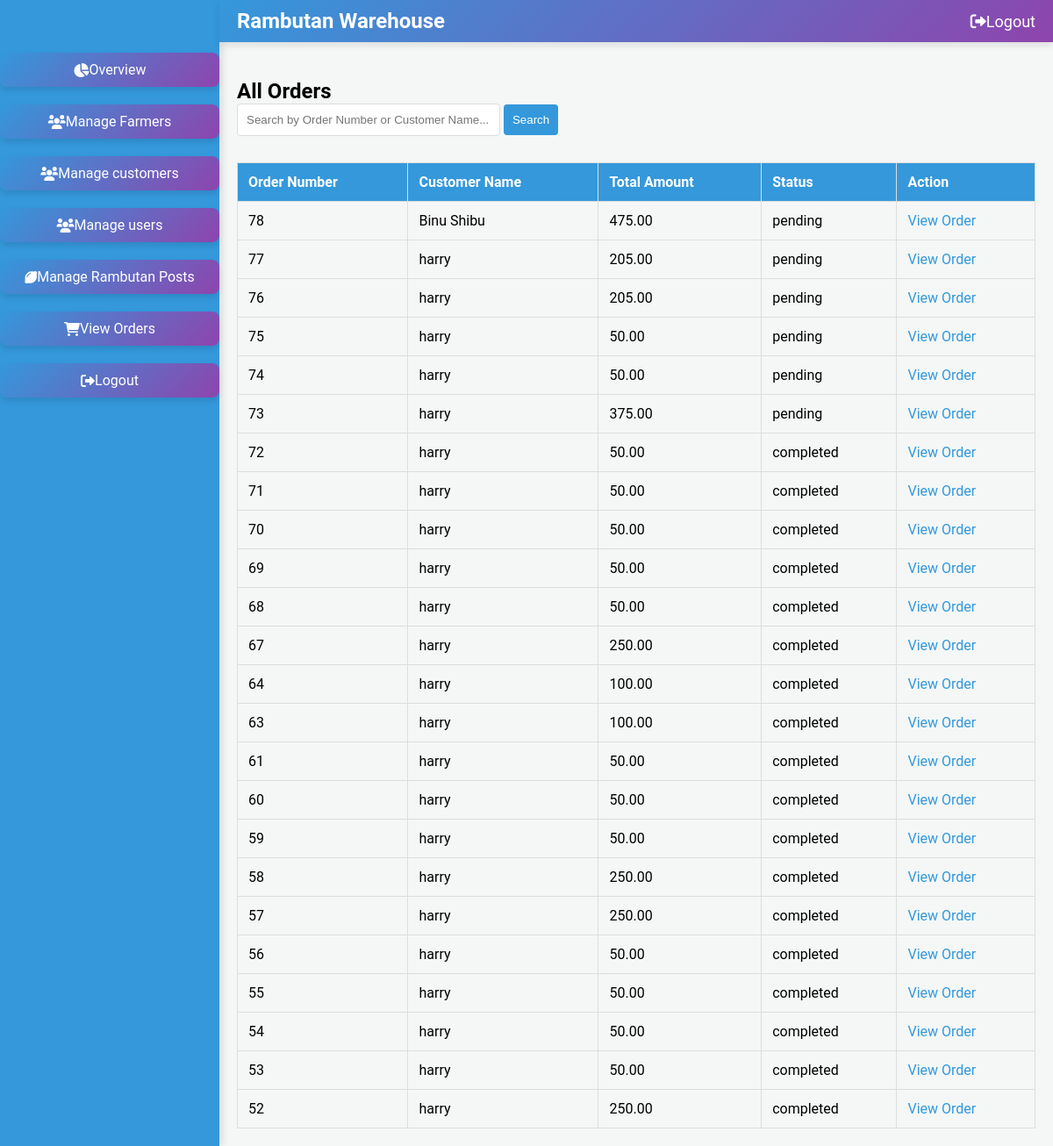
Screenshot of /orders/ with the database file from the repository.
### warehouse/models.py (models this page shows, shortened)
class Order(models.Model):
    billing_detail = models.ForeignKey(BillingDetail, on_delete=models.CASCADE, related_name='orders')
    user = models.ForeignKey(settings.AUTH_USER_MODEL, on_delete=models.CASCADE, related_name='orders')
    total_amount = models.DecimalField(max_digits=10, decimal_places=2)
    payment_method = models.CharField(max_length=50)
    order_number = models.AutoField(primary_key=True)
    razorpay_order_id = models.CharField(max_length=255, blank=True, null=True)
    razorpay_payment_id = models.CharField(max_length=255, blank=True, null=True)
    razorpay_signature = models.CharField(max_length=255, blank=True, null=True)
    PAYMENT_STATUS_CHOICES = [
        ('pending', 'Pending'),
        ('completed', 'Completed'),
        ('failed', 'Failed')
    ]
    payment_status = models.CharField(max_length=20, choices=PAYMENT_STATUS_CHOICES, default='pending')
    created_at = models.DateTimeField(default=timezone.now)
    STATUS_CHOICES = [
        ('cancelled','cancelled'),
        ('pending', 'Pending'),
        ('processed', 'Processed'),
        ('shipped', 'Shipped'),
        ('delivered', 'Delivered')
    ]
    order_status = models.CharField(max_length=20, choices=STATUS_CHOICES, default='pending')
    class Meta:
        ordering = ['-created_at']

class Registeruser(AbstractUser):
    username = models.EmailField(unique=True)
    name = models.CharField(max_length=50,default='noname')
    contact = models.CharField(max_length=250, blank=True)
    address = models.CharField(max_length=250, blank=True)
    place = models.CharField(max_length=100, blank=True)
    role = models.CharField(max_length=10, choices=ROLE_CHOICES)
    is_active = models.BooleanField(default=True)
    groups = models.ManyToManyField(
        Group,
        related_name='registeruser_set',  # Custom related_name
        blank=True,
        help_text='The groups this user belongs to. A user will get all permissions granted to each of their groups.'
    )
    user_permissions = models.ManyToManyField(
        Permission,
        related_name='registeruser_set',  # Custom related_name
        blank=True,
        help_text='Specific permissions for this user.'
    )

### warehouse/views.py (the view)
# urls.py: path('orders/', views.view_orders, name='view_orders'),
def view_orders(request):
    search_query = request.GET.get('search', '')
    if search_query:
        orders = Order.objects.filter(
            Q(order_number__icontains=search_query) |
            Q(user__name__icontains=search_query)
        )
    else:
        orders = Order.objects.all()
    context = {
        'orders': orders,
    }
    return render(request, 'view_orders.html', context)

### warehouse/templates/view_orders.html (shortened to what this page needs)
{% load static %}
<!DOCTYPE html>
<html lang="en">
<head>
    <link rel="stylesheet" href="https://cdnjs.cloudflare.com/ajax/libs/font-awesome/6.0.0-beta3/css/all.min.css">
    <link href="https://cdn.jsdelivr.net/npm/sweetalert2@11/dist/sweetalert2.min.css" rel="stylesheet">
</head>
<body>
    <div class="sidebar">
        <ul>
            <li><a href="{% url 'admin_dashboard' %}"><i class="fas fa-chart-pie"></i> Overview</a></li>
            <li><a href="{% url 'manage_farmers' %}"><i class="fas fa-users"></i> Manage Farmers</a></li>
            <li><a href="{% url 'manage_customers' %}"><i class="fas fa-users"></i> Manage customers</a></li>
            <li><a href="{% url 'manage_users' %}"><i class="fas fa-users"></i> Manage users</a></li>
            <li><a href="{% url 'manage_rambutan_posts' %}"><i class="fas fa-lemon"></i> Manage Rambutan Posts</a></li>
            <li><a href="{% url 'view_orders' %}"><i class="fas fa-shopping-cart"></i> View Orders</a></li>
            <li><a href="{% url 'logout' %}" id="sidebar-logout"><i class="fas fa-sign-out-alt"></i> Logout</a></li>
        </ul>
    </div>
    <div class="top-navbar">
        <div class="logo">
            <span class="logo-text">Rambutan Warehouse</span>
        </div>
        <ul>
            <li><a href="{% url 'logout' %}"><i class="fa fa-sign-out-alt"></i> Logout</a></li>
        </ul>
    </div>
    <div class="main">
        <h2>All Orders</h2>
        <div class="search-container">
            <form method="GET" action="">
                <input type="text" name="search" placeholder="Search by Order Number or Customer Name...">
                <button type="submit">Search</button>
            </form>
        </div>
        <div class="table-container">
            <table>
                <tr>
                    <th>Order Number</th>
                    <th>Customer Name</th>
                    <th>Total Amount</th>
                    <th>Status</th>
                    <th>Action</th>
                </tr>
                {% for order in orders %}
                <tr>
                    <td>{{ order.order_number }}</td>
                    <td>{{ order.user.name }}</td>
                    <td>{{ order.total_amount }}</td>
                    <td>{{ order.order_status }}</td>
                    <td>
                        <a href="{% url 'admin_order' order.order_number %}">View Order</a>
                    </td>
                </tr>
                {% empty %}
                <tr>
                    <td colspan="5">No orders found</td>
                </tr>
                {% endfor %}
            </table>
        </div>
    </div>
</body>
</html>

### warehouse/templates/view_orders.html (style rules this page uses)
* { margin: 0; padding: 0; box-sizing: border-box; }
:root { --primary-color: #3498db; --secondary-color: #8e44ad; --accent-color: #27ae60; --light-bg: #f4f7f6; --dark-bg: #333; --text-color: #333; --white: #ffffff; --font-family: 'Roboto', sans-serif; }
body { font-family: var(--font-family); background-color: var(--light-bg); display: flex; min-height: 100vh; }
.sidebar { background-color: var(--primary-color); width: 250px; position: fixed; top: 0; left: 0; height: 100%; padding-top: 40px; transition: width 0.3s ease; box-shadow: 4px 0 8px rgba(0, 0, 0, 0.1); }
.sidebar ul { list-style: none; }
.sidebar ul li { margin: 20px 0; text-align: center; }
.sidebar ul li a { text-decoration: none; color: var(--white); padding: 10px; display: flex; align-items: center; justify-content: center; border-radius: 8px; transition: background-color 0.3s, transform 0.3s ease-in-out; background: linear-gradient(135deg, var(--primary-color), var(--secondary-color)); box-shadow: 0 4px 6px rgba(0, 0, 0, 0.1); }
.top-navbar { background: linear-gradient(135deg, var(--primary-color), var(--secondary-color)); padding: 10px 20px; display: flex; justify-content: space-between; align-items: center; box-shadow: 0 4px 8px rgba(0, 0, 0, 0.1); position: fixed; top: 0; left: 250px; right: 0; z-index: 1000; transition: left 0.3s; }
.top-navbar .logo { display: flex; align-items: center; }
.top-navbar .logo-text { font-size: 24px; color: var(--white); font-weight: bold; }
.top-navbar ul { list-style: none; display: flex; gap: 20px; align-items: center; }
.top-navbar ul li a { text-decoration: none; color: var(--white); font-size: 18px; display: flex; align-items: center; }
.main { margin-left: 250px; padding: 20px; margin-top: 70px; width: calc(100% - 250px); }
.table-container { margin-top: 30px; }
table { width: 100%; border-collapse: collapse; }
table, th, td { border: 1px solid #ddd; }
th, td { padding: 12px; text-align: left; }
th { background-color: var(--primary-color); color: white; }
td a { text-decoration: none; color: var(--primary-color); }
.search-container { margin-bottom: 20px; }
.search-container input[type="text"] { padding: 10px; width: 300px; border: 1px solid #ddd; border-radius: 4px; }
.search-container button { padding: 10px; background-color: var(--primary-color); color: white; border: none; border-radius: 4px; cursor: pointer; }

### rows the page displays
Order: order_number "78", user.name "Binu Shibu", total_amount "475.00", order_status "pending"
Order: order_number "77", user.name "harry", total_amount "205.00", order_status "pending"
Order: order_number "76", user.name "harry", total_amount "205.00", order_status "pending"
Order: order_number "75", user.name "harry", total_amount "50.00", order_status "pending"
Order: order_number "74", user.name "harry", total_amount "50.00", order_status "pending"
Order: order_number "73", user.name "harry", total_amount "375.00", order_status "pending"
Order: order_number "72", user.name "harry", total_amount "50.00", order_status "completed"
Order: order_number "71", user.name "harry", total_amount "50.00", order_status "completed"
Order: order_number "70", user.name "harry", total_amount "50.00", order_status "completed"
Order: order_number "69", user.name "harry", total_amount "50.00", order_status "completed"
Order: order_number "68", user.name "harry", total_amount "50.00", order_status "completed"
Order: order_number "67", user.name "harry", total_amount "250.00", order_status "completed"
Order: order_number "64", user.name "harry", total_amount "100.00", order_status "completed"
Order: order_number "63", user.name "harry", total_amount "100.00", order_status "completed"
Order: order_number "61", user.name "harry", total_amount "50.00", order_status "completed"
Order: order_number "60", user.name "harry", total_amount "50.00", order_status "completed"
Order: order_number "59", user.name "harry", total_amount "50.00", order_status "completed"
Order: order_number "58", user.name "harry", total_amount "250.00", order_status "completed"
Order: order_number "57", user.name "harry", total_amount "250.00", order_status "completed"
Order: order_number "56", user.name "harry", total_amount "50.00", order_status "completed"
Order: order_number "55", user.name "harry", total_amount "50.00", order_status "completed"
Order: order_number "54", user.name "harry", total_amount "50.00", order_status "completed"
Order: order_number "53", user.name "harry", total_amount "50.00", order_status "completed"
Order: order_number "52", user.name "harry", total_amount "250.00", order_status "completed"
